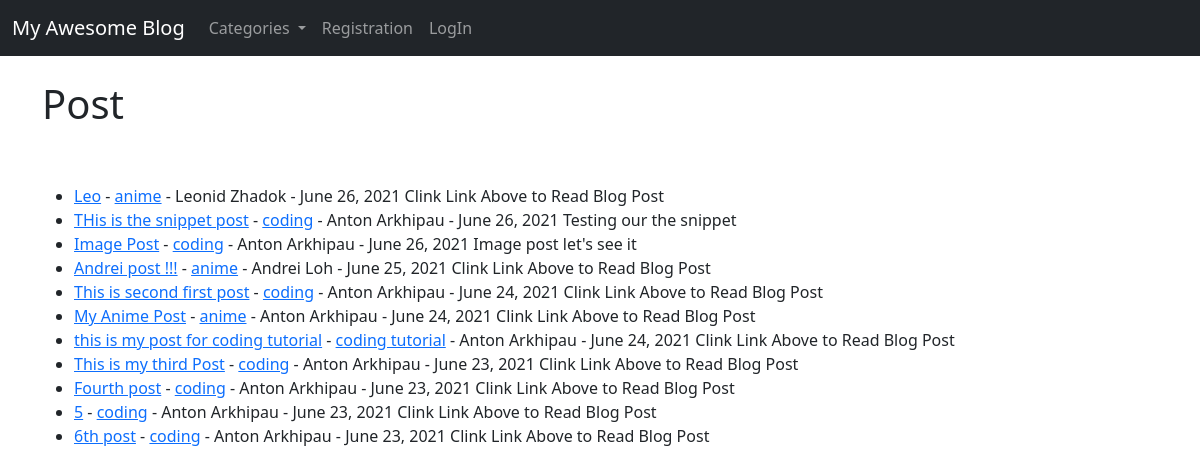
The app's page /, older data.
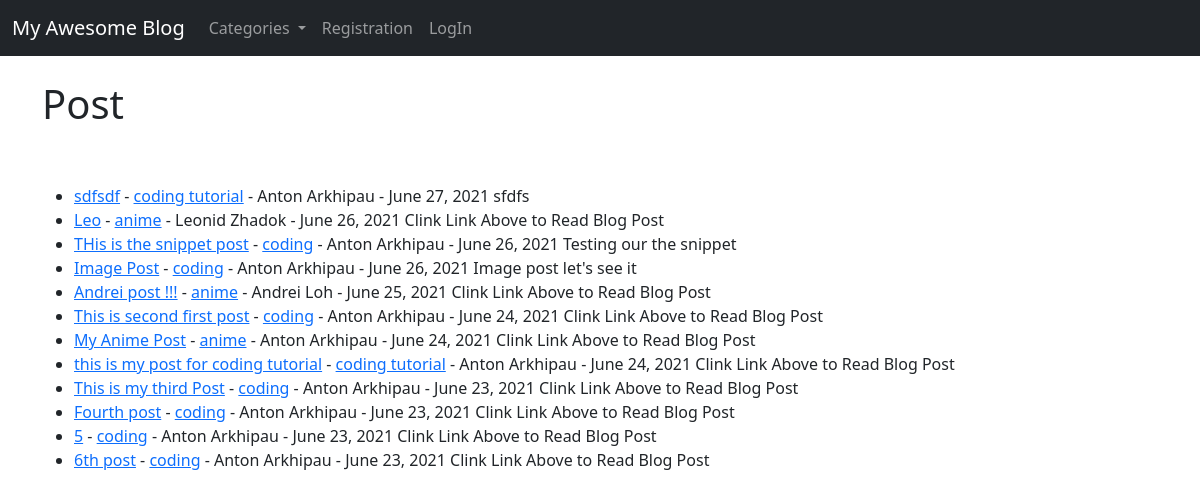
The same page, newer data.
### myblog/models.py (models this page shows, shortened)
class Post(models.Model):
    title = models.CharField(max_length=255)
    header_image = models.ImageField(null=True, blank=True, upload_to="images/")
    title_tag = models.CharField(max_length=255)
    author = models.ForeignKey(User, on_delete=CASCADE)
    body = models.TextField()
    post_date = models.DateField(auto_now_add=True)
    category = models.CharField(max_length=255, default='coding')
    snippet = models.CharField(max_length=255)
    likes = models.ManyToManyField(User, related_name='blog_post')

### myblog/views.py (the view)
# urls.py: path('', HomeView.as_view(), name="home"),
class HomeView(ListView):
    model = Post
    template_name = 'home.html'
    ordering = ['-post_date']
    def get_context_data(self, *args, **kwargs):
        cat_menu = Category.objects.all()
        context = super().get_context_data(*args, **kwargs)
        context["cat_menu"] = cat_menu
        return context

### myblog/models.py (called while the page is built)
    def __str__(self):
        return self.name

### myblog/templates/home.html (shortened to what this page needs)
{% extends 'base.html' %}
{% block content %}
<h1>Post</h1>
<br><br>
<ul>
{% for post in object_list %}
    <li><a href="{% url 'article-detail' post.pk %}">{{ post.title }}</a>
      - <a href=" {% url 'category' post.category|slugify %} ">{{post.category}}</a>
     - {{ post.author.first_name }}
       {{ post.author.last_name }}
     - {{ post.post_date }}
    {{ post.snippet }}
    </li>
{% endfor %}
</ul>
{% endblock %}

Row changes from the older to the newer data that the page shows:
added Post: title "sdfsdf", category "coding tutorial", author.first_name "Anton", author.last_name "Arkhipau", post_date "June 27, 2021", snippet "sfdfs"
